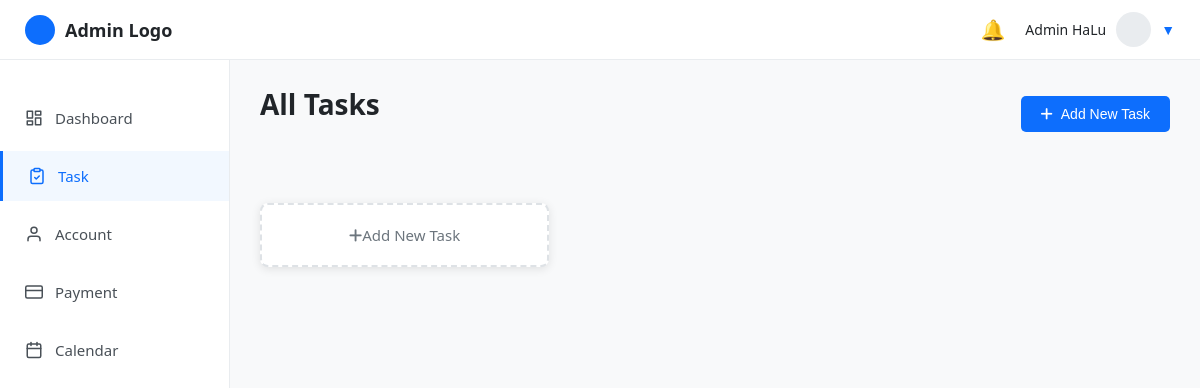
Before: /task.php (signed in) with the older database file.
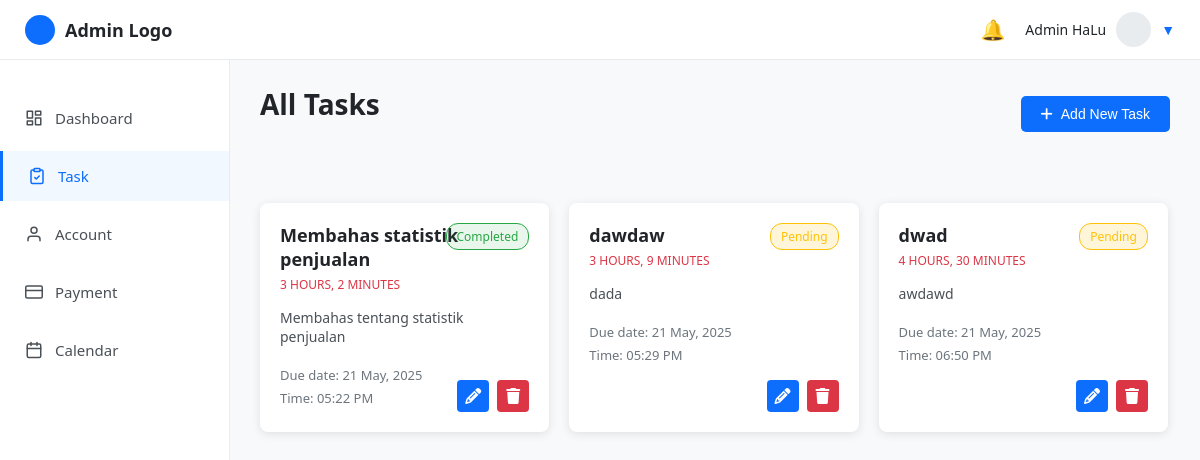
After: the same page with the newer database file.
### tables this page shows
CREATE TABLE `tasks` (
  `id` int(11) NOT NULL,
  `title` varchar(255) NOT NULL,
  `description` text DEFAULT NULL,
  `due_date` date NOT NULL,
  `due_time` time NOT NULL,
  `status` enum('pending','completed','cancelled') DEFAULT 'pending',
  `created_by` int(11) NOT NULL,
  `created_at` timestamp NOT NULL DEFAULT current_timestamp(),
  `updated_at` timestamp NOT NULL DEFAULT current_timestamp() ON UPDATE current_timestamp()
);

### task.php (the view, shortened to what this page needs)
<?php
include 'koneksi.php';
$admin_id = $_SESSION['admin_id'];
$sql = "SELECT * FROM tasks WHERE created_by = $admin_id ORDER BY due_date ASC, due_time ASC";
$result = mysqli_query($conn, $sql);
$tasks = [];
if ($result && mysqli_num_rows($result) > 0) {
    while ($row = mysqli_fetch_assoc($result)) {
        $tasks[] = $row;
    }
}
?>
<!DOCTYPE html>
<html lang="en">
<head>
    <link rel="stylesheet" href="https://cdnjs.cloudflare.com/ajax/libs/font-awesome/6.4.0/css/all.min.css">
    <link rel="stylesheet" href="https://cdn.jsdelivr.net/npm/sweetalert2@11/dist/sweetalert2.min.css">
</head>
<body>
    <header class="topbar">
        <div class="logo-section">
            <div class="logo-icon"></div>
            <span class="logo-text">Admin Logo</span>
        </div>
        <div class="right">
            <div class="notification-icon">🔔</div>
            <div class="user-info" id="userInfoToggle">
                <span class="username"><?= htmlspecialchars($_SESSION['admin_name']) ?></span>
                <div class="avatar"></div>
                <span class="dropdown-icon">▼</span>
            </div>
        </div>
    </header>
    <div class="content-wrapper">
        <?php
        $currentPage = basename($_SERVER['PHP_SELF']);
        ?>
        <aside class="sidebar">
            <ul class="nav">
                <li class="<?= $currentPage == 'dashboard.php' ? 'active' : '' ?>">
                    <a href="dashboard.php">
                        Dashboard
                    </a>
                </li>
                <li class="<?= $currentPage == 'task.php' ? 'active' : '' ?>">
                    <a href="task.php">
                        Task
                    </a>
                </li>
                <li class="<?= $currentPage == 'account.php' ? 'active' : '' ?>">
                    <a href="account.php">
                        <svg xmlns="http://www.w3.org/2000/svg" width="18" height="18" viewBox="0 0 24 24" fill="none" stroke="currentColor" stroke-width="2" stroke-linecap="round" stroke-linejoin="round">
                            <path d="M20 21v-2a4 4 0 0 0-4-4H8a4 4 0 0 0-4 4v2"></path>
                            <circle cx="12" cy="7" r="4"></circle>
                        </svg>
                        Account
                    </a>
                </li>
                <li class="<?= $currentPage == 'transaksi.php' ? 'active' : '' ?>">
                    <a href="transaksi.php">
                        <svg xmlns="http://www.w3.org/2000/svg" width="18" height="18" viewBox="0 0 24 24" fill="none" stroke="currentColor" stroke-width="2" stroke-linecap="round" stroke-linejoin="round">
                            <rect x="1" y="4" width="22" height="16" rx="2" ry="2"></rect>
                            <line x1="1" y1="10" x2="23" y2="10"></line>
                        </svg>
                        Payment
                    </a>
                </li>
                <li class="<?= $currentPage == 'calendar.php' ? 'active' : '' ?>">
                    <a href="calendar.php">
                        Calendar
                    </a>
                </li>
            </ul>
        </aside>
        <div class="main-content">
            <div class="task-header">
                <h1 class="page-title">All Tasks</h1>
                <button class="add-task-btn" id="addTaskBtn" type="button">
                    <i class="fas fa-plus"></i>
                    Add New Task
                </button>
            </div>
            <div class="tasks-container">
                <?php if (count($tasks) > 0): ?>
                    <?php foreach ($tasks as $task): ?>
                        <?php
                            $now = new DateTime();
                            $dueDateTime = new DateTime($task['due_date'] . ' ' . $task['due_time']);
                            $interval = $now->diff($dueDateTime);
                            $countdown = '';
                            if ($dueDateTime < $now) {
                                $countdown = "OVERDUE";
                            } else {
                                $countdown .= $interval->h . " HOURS, ";
                                $countdown .= $interval->i . " MINUTES";
                            }
                            $statusClass = "status-" . $task['status'];
                        ?>
                        <div class="task-card">
                            <h2 class="task-title"><?= htmlspecialchars($task['title']) ?></h2>
                            <div class="task-status <?= $statusClass ?>"><?= ucfirst($task['status']) ?></div>
                            <div class="task-countdown"><?= $countdown ?></div>
                            <p class="task-description"><?= htmlspecialchars($task['description']) ?></p>
                            <div class="task-meta">Due date: <?= date('d F, Y', strtotime($task['due_date'])) ?></div>
                            <div class="task-meta">Time: <?= date('h:i A', strtotime($task['due_time'])) ?></div>
                            <div class="task-actions">
                                <div class="task-action-btn edit-btn" data-id="<?= $task['id'] ?>">
                                    <i class="fas fa-pencil-alt"></i>
                                </div>
                                <div class="task-action-btn delete-btn" data-id="<?= $task['id'] ?>">
                                    <i class="fas fa-trash"></i>
                                </div>
                            </div>
                        </div>
                    <?php endforeach; ?>
                <?php else: ?>
                    <div class="task-card empty-task" id="emptyTaskCard">
                        <i class="fas fa-plus"></i> Add New Task
                    </div>
                <?php endif; ?>
            </div>
        </div>
    </div>
</body>
</html>

### task.php (style rules this page uses)
* { margin: 0; padding: 0; box-sizing: border-box; }
body { font-family: 'Segoe UI', sans-serif; background: #f8f9fa; color: #212529; }
.task-status { position: absolute; top: 20px; right: 20px; font-size: 12px; padding: 4px 10px; border-radius: 12px; }
.status-pending { background-color: #ffc10726; color: #ffc107; border: 1px solid #ffc107; }
.status-completed { background-color: #28a7451a; color: #28a745; border: 1px solid #28a745; }
.topbar { background: #fff; padding: 15px 25px; display: flex; justify-content: space-between; align-items: center; border-bottom: 1px solid #e9ecef; position: fixed; top: 0; left: 0; right: 0; z-index: 1000; height: 60px; }
.topbar .logo-section { display: flex; align-items: center; gap: 10px; }
.logo-icon { width: 30px; height: 30px; background-color: #0d6efd; border-radius: 50%; }
.logo-text { font-weight: 600; font-size: 18px; color: #212529; }
.topbar .right { display: flex; align-items: center; gap: 20px; position: relative; }
.notification-icon { font-size: 20px; color: #6c757d; }
.user-info { display: flex; align-items: center; gap: 10px; cursor: pointer; }
.username { font-size: 14px; font-weight: 500; }
.avatar { width: 35px; height: 35px; border-radius: 50%; background-color: #e9ecef; }
.dropdown-icon { color: #0d6efd; font-size: 14px; }
.content-wrapper { display: flex; height: 100vh; padding-top: 60px; }
.sidebar { width: 230px; background: #fff; height: calc(100vh - 60px); padding: 25px 0; border-right: 1px solid #e9ecef; position: fixed; left: 0; top: 60px; }
.nav { list-style: none; }
.nav li { margin: 8px 0; padding: 5px 25px; }
.nav li a { color: #495057; text-decoration: none; display: flex; align-items: center; gap: 12px; font-size: 15px; padding: 10px 0; transition: all 0.2s ease; }
.nav li.active { background-color: rgba(13, 110, 253, 0.05); border-left: 3px solid #0d6efd; }
.nav li.active a { color: #0d6efd; font-weight: 500; }
.main-content { flex: 1; padding: 25px 30px; margin-left: 230px; overflow-y: auto; }
.page-title { font-size: 28px; font-weight: 600; margin-bottom: 20px; color: #212529; }
.add-task-btn { background-color: #0d6efd; color: white; border: none; padding: 10px 20px; border-radius: 5px; cursor: pointer; display: flex; align-items: center; font-size: 14px; font-weight: 500; transition: all 0.2s ease; margin-bottom: 0; float: none; }
.add-task-btn i { margin-right: 8px; }
.tasks-container { display: flex; flex-wrap: wrap; margin-top: 60px; gap: 20px; }
.task-card { background-color: white; border-radius: 8px; box-shadow: 0 2px 10px rgba(0,0,0,0.1); width: calc(33.33% - 14px); padding: 20px; position: relative; transition: all 0.2s ease; }
.task-title { font-size: 18px; font-weight: bold; margin-bottom: 5px; color: #212529; }
.task-countdown { color: #dc3545; font-size: 12px; margin-bottom: 15px; font-weight: 500; }
.task-description { font-size: 14px; margin-bottom: 20px; color: #495057; }
.task-meta { color: #6c757d; font-size: 13px; margin-bottom: 5px; }
.task-actions { position: absolute; bottom: 20px; right: 20px; display: flex; }
.task-action-btn { width: 32px; height: 32px; border-radius: 4px; display: flex; align-items: center; justify-content: center; margin-left: 8px; cursor: pointer; transition: all 0.2s ease; }
.edit-btn { background-color: #0d6efd; color: white; }
.delete-btn { background-color: #dc3545; color: white; }
.task-header { display: flex; align-items: center; justify-content: space-between; margin-bottom: 24px; }
.empty-task { border: 2px dashed #dee2e6; display: flex; align-items: center; justify-content: center; color: #6c757d; font-size: 15px; cursor: pointer; transition: all 0.2s ease; }

Changed rows visible on the page:
added tasks: title "Membahas statistik penjualan", status "Completed", countdown "3 HOURS, 2 MINUTES", description "Membahas tentang statistik penjualan", due_date "21 May, 2025", due_time "05:22 PM"
added tasks: title "dawdaw", status "Pending", countdown "3 HOURS, 9 MINUTES", description "dada", due_date "21 May, 2025", due_time "05:29 PM"
added tasks: title "dwad", status "Pending", countdown "4 HOURS, 30 MINUTES", description "awdawd", due_date "21 May, 2025", due_time "06:50 PM"
Other visible differences:
text no longer shown: "Add New Task"
